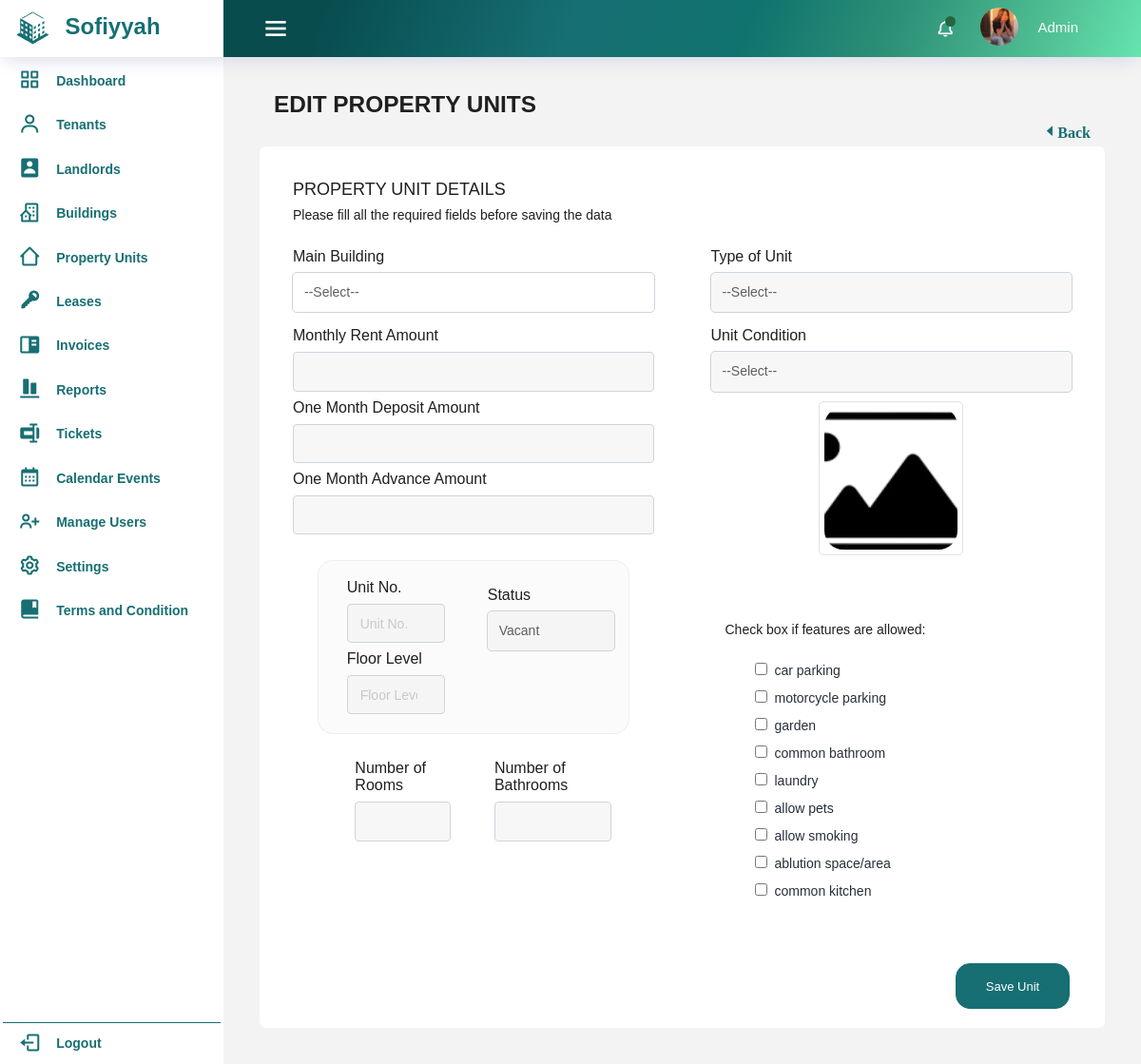
Page /property_units/edit_property_units.php (signed in) on the committed database.
### tables this page shows
CREATE TABLE `features` (
  `id` int(11) NOT NULL,
  `feature_name` varchar(255) NOT NULL,
  `created_at` timestamp NOT NULL DEFAULT current_timestamp(),
  `updated_at` timestamp NOT NULL DEFAULT current_timestamp() ON UPDATE current_timestamp()
);

### classes/reference.class.php (called while the page is built, shortened)
<?php
require_once 'database.php';
class Reference{
    protected $db;
    function __construct()
    {
        $this->db = new Database();
    }
  function get_unit_con(){
    $sql = "SELECT * FROM unit_condition;";
    $query=$this->db->connect()->prepare($sql);
    if($query->execute()){
        $data = $query->fetchAll();
    }
    return $data;
  }
}

### classes/database.php (called while the page is built)
<?php
class Database{
    private $host = 'localhost';
    private $username = 'root';
    private $password = '';
    private $database = 'test';
    protected $connection;
    function connect(){
        try
			{
				$this->connection = new PDO("mysql:host=$this->host;dbname=$this->database",
											$this->username, $this->password);
			}
			catch (PDOException $e)
			{
				echo "Connection error " . $e->getMessage();
			}
        return $this->connection;
    }
}
?>

### property_units/edit_property_units.php (the view, shortened to what this page needs)
<?php
  require_once '../includes/dbconfig.php';
  $property_units_obj = new Property_Units;
  require_once '../includes/header.php';
?>
<body>
<div class="container-scroller">
    <?php
      require_once '../includes/navbar.php';
    ?>
  <div class="container-fluid page-body-wrapper">
  <?php
        if (isset($_SESSION['user_type'])) {
            if ($_SESSION['user_type'] == 'landlord') {
                require_once '../alandlord-dash/landlord_sidebar.php';
            } elseif ($_SESSION['user_type'] == 'admin') {
                require_once '../includes/sidebar.php';
            }
        } else {
        }
    ?>
  <div class="main-panel">
    <div class="content-wrapper">
      <div class="row">
        <div class="col-md-12 pb-2">
          <div class="col-12 col-xl-8 mb-4 mb-xl-0">
            <h3 class="font-weight-bold">EDIT PROPERTY UNITS</h3>
          </div>
          <div class="add-page-container">
            <div class="col-md-2 d-flex justify-align-between float-right">
                <a href="property_units.php" class='bx bx-caret-left'>Back</a>
            </div>
          </div>
        </div>
      </div>
      <div class="card">
        <div class="card-body">
          <div class="row g-3">
            <div class="col-md-12">
              <div class="form-group-row">
                <div class="col">
                  <h4 class="table-title pt-3">PROPERTY UNIT DETAILS</h4>
                  <p class="table-title pb-3">Please fill all the required fields before saving the data</p>
                </div>
            </div>
            <form action="edit_property_units.php" method="post" class="needs-validation" id="add-property-units-form" onsubmit="return validateForm(event);" novalidate>
              <div class="row g-3">
                <div class="col-md-6">
                    <div class="form-group-row">
                        <div class="col">
                            <label for="main_property">Main Building</label>
                            <select class="form-control form-control-sm" placeholder="" id="main_property" name="main_property" required>
                                <option value="none">--Select--</option>
                                <?php
                                require_once '../classes/reference.class.php';
                                ?>
                            </select>
                        </div>
                    </div>
                </div>
                <div class="col-md-6">
                    <div class="form-group-row">
                        <div class="col">
                            <label for="unit_type">Type of Unit</label>
                            <select class="form-control form-control-sm" placeholder="" id="unit_type" name="unit_type" required>
                                <option value="none">--Select--</option>
                                <?php
                                require_once '../classes/reference.class.php';
                                ?>
                            </select>
                        </div>
                    </div>
                </div>
                <div class="col-md-6">
                  <div class="form-group-row">
                    <div class="col">
                      <label for="monthly_rent">Monthly Rent Amount</label>
                      <input type="number" class="form-control form-control-sm" id="monthly_rent" name="monthly_rent" step="0.01" value="<?php if(isset($_POST['monthly_rent'])) { echo $_POST['monthly_rent']; } else { echo $property_units_obj->monthly_rent; } ?>" required>
                    </div>
                  </div>
                  <div class="form-group-row pt-2">
                    <div class="col">
                      <label for="one_month_deposit">One Month Deposit Amount</label>
                      <input type="number" class="form-control form-control-sm" id="one_month_deposit" name="one_month_deposit" step="0.01" value="<?php if(isset($_POST['one_month_deposit'])) { echo $_POST['one_month_deposit']; } else { echo $property_units_obj->one_month_deposit; } ?>" required>
                    </div>
                  </div>
                  <div class="form-group-row pt-2">
                    <div class="col">
                      <label for="one_month_advance">One Month Advance Amount</label>
                      <input type="number" class="form-control form-control-sm" id="one_month_advance" name="one_month_advance" step="0.01" value="<?php if(isset($_POST['one_month_advance'])) { echo $_POST['one_month_advance']; } else { echo $property_units_obj->one_month_advance; } ?>" required>
                    </div>
                  </div>
                  <div class="pt-4">
                    <div class="card-d row g-3">
                      <div class="col-md-6">
                        <div class="form-group-row">
                          <div class="col-md-12">
                            <label for="unit_no">Unit No.</label>
                            <input class="form-control form-control-sm" placeholder="Unit No." type="text" id="unit_no" name="unit_no" required value="<?php echo $property_units_obj->unit_no; ?>">
                          </div>
                        </div>
                        <div class="form-group-row pt-2">
                          <div class="col-md-12">
                            <label for="floor_level">Floor Level</label>
                            <input class="form-control form-control-sm" placeholder="Floor Level" type="number" id="floor_level" name="floor_level" min="1" max="100" value="<?php echo $property_units_obj->floor_level; ?>">
                          </div>
                        </div>
                      </div>
                      <div class="col-md-6">
                        <div class="row g-3">
                          <div class="form-group-row pt-2">
                            <div class="col-md-12">
                              <label for="status">Status</label>
                              <select class="form-control form-control-sm" id="status" name="status">
                              <option value="Vacant" <?=($property_units_obj->status == 'Vacant') ? 'selected' : ''?>>Vacant</option>
                              </select>
                            </div>
                          </div>
                        </div>
                      </div>
                    </div>
                  </div>
                  <div class="d-flex pt-3">
                    <div id="room_fields">
                      <div class="col-md-12">
                        <div class="form-group-row">
                          <div class="p-2">
                            <label for="num_rooms" class="">Number of Rooms</label>
                            <input type="number" class="form-control form-control-sm" id="num_rooms" name="num_rooms" min="1" max="100" value="<?php echo $property_units_obj->num_rooms; ?>">
                          </div>
                        </div>
                      </div>
                    </div>
                    <div id="bathroom_fields">
                      <div class="col-md-12">
                        <div class="form-group-row">
                          <div class="p-2">
                            <label for="num_bathrooms" class="">Number of Bathrooms</label>
                            <input type="number" class="form-control form-control-sm" id="num_bathrooms" name="num_bathrooms" min="1" max="100" value="<?php echo $property_units_obj->num_bathrooms; ?>">
                          </div>
                        </div>
                      </div>
                    </div>
                  </div>
                </div>
                <div class="col-md-6">
                    <div class="form-group-row">
                      <div class="col">
                      <label for="unit_condition">Unit Condition</label>
                      <select class="form-control form-control-sm" placeholder="" id="unit_condition" name="unit_condition" onchange="updateUnitConditionPicture()">
                        <option value="none">--Select--</option>
                        <?php
                        require_once '../classes/reference.class.php';
                        $ref_obj = new Reference();
                        $ref = $ref_obj->get_unit_con();
                        ?>
                      </select>
                      <div class="image-container mb-3" style="margin-inline: 30%;">
                      <img id="unit_type_picture" src="../img/unit_conditions/<?php echo isset($ref[0]['unit_type_picture']) && $ref[0]['unit_type_picture'] !== '' ? $ref[0]['unit_type_picture'] : 'default-image.png'; ?>" alt="Unit Condition Picture" height="150px" width="100%">
                      </div>
                      </div>
                    </div>
                    <div class="w-100 pt-5">
                      <div class="form-group-row">
                        <div class="col d-flex">
                          <div class="col-lg-12">
                            <p>Check box if features are allowed:</p>
                            <div class="p-3">
                              <?php
                                $result = mysqli_query($conn, "SELECT id, feature_name FROM features");
                                $selected_features = isset($property_units_obj->pu_features) ? $property_units_obj->pu_features : array();
                                while ($row = mysqli_fetch_assoc($result)) {
                                  echo "<div class='col-sm-12 text-dark mb-1'>";
                                  echo "<input type='checkbox' class='checkmark req' id='feature" . $row['id'] . "' name='pu_features[]' value='" . $row['id'] . "'";
                                  if (isset($_POST['pu_features']) && in_array($row['id'], $_POST['pu_features'])) {
                                    echo ' checked';
                                  } elseif (is_array($selected_features) && in_array($row['id'], $selected_features)) {
                                    echo ' checked';
                                  }
                                  echo ">" . "<label class='pl-2 features'  for='feature" . $row['id'] . "'>" . $row['feature_name'] . "</label><br>";
                                  echo "</div>";
                                }
                              ?>
                            </div>
                          </div>
                        </div>
                      </div>
                    </div>
                  </div>
                </div>
              </div>
              <div class="pt-4">
                <input type="submit" class="btn btn-success btn-sm" value="Save Unit" name="save" id="save">
              </div>
          </div>
        </div>
    </div>
  </div>
</div>

### css/custom.css (style rules this page uses)
:root { --fs-7: 13.4px; --fs-8: 9.2px; --fw-300: 300; --fw-500: 500; --fw-600: 600; --fw-700: 700; }
img { vertical-align: middle; border-style: none; border-radius: 20px; object-fit: cover; }
.image-container { max-height: 100%; overflow-y: auto; }
.mb-4 { font-weight: bold; }
.bx.bx-caret-left { color: #176f73; font-size: 1rem; margin-left: auto; font-weight: bold; }
*, *::before, *::after { box-sizing: border-box; }
.add-page-container { margin-bottom: 1rem; }
input { box-shadow: 0px 4px 8px rgba(29, 65, 46, 0.2); }
.card-d { word-wrap: break-word; background-color: #b2b2b20d; border-radius: 1rem; margin: 3px auto 0px auto!important; padding-top: 3px; padding-bottom: 20px; width: 328px; border: 1px groove #0000000d; }
.d-flex.pt-3 { margin: 3px auto 0px auto!important; }
@media (min-width: 920px) { .d-flex.pt-3 { margin: 3px auto 0px auto!important; padding-right: 9%; padding-left: 9%; } }
@media (min-width: 1200px) { .d-flex.pt-3 { margin: 3px auto 0px auto!important; padding-right: 9%; padding-left: 14%; } }
.card { position: relative; display: flex; flex-direction: column; min-width: 0; word-wrap: break-word; background-color: #fff; background-clip: border-box; border: 1px solid rgba(0,0,0,.125); border-radius: 1rem; }
input#save { float: right; width: 7.5rem; height: 3rem; margin-right: 2rem; }
.image-container { display: inline-block; border: 1px solid #dee2e6; border-radius: 5px; padding: 5px; margin-top: 10px; object-fit: scale-down; }
.row>* { padding-left: calc(var(--bs-gutter-x) * .0); padding-right: calc(var(--bs-gutter-x) * .0); }
.req { color:red; }
:root { --fc-small-font-size: .85em!important; --fc-page-bg-color: #fff!important; --fc-neutral-bg-color: hsla(0,0%,82%,.3)!important; --fc-neutral-text-color: grey!important; --fc-border-color: #ddd!important; --fc-button-text-color: #fff!important; --fc-button-bg-color: #2c3e50!important; --fc-button-border-color: #879baf6b!important; --fc-button-hover-bg-color: #2d6465!important; --fc-button-hover-border-color: #2d6465!important; --fc-button-active-bg-color: #115845e8!important; --fc-button-active-border-color: #115845e8!important; --fc-event-bg-color: #c3d837!important; --fc-event-border-color: #c3d837!important; --fc-event-text-color: #01105d!important; --fc-event-selected-overlay-color: rgba(0, 0, 0, 0.4)!important; --fc-more-link-bg-color: #d0d0d0!important; --fc-more-link-text-color: inherit!important; --fc-event-resizer-thickness: 8px!important; --fc-event-resizer-dot-total-width: 8px!important; --fc-event-resizer-dot-border-width: 1px!important; --fc-non-business-color: hsla(0,0%,84%,.3)!important; --fc-bg-event-color: #8be347!important; --fc-bg-event-opacity: 0.3!important; --fc-highlight-color: rgba(168, 232, 245, 0.3)!important; --fc-today-bg-color: rgb(46 112 179 / 10%)!important; --fc-now-indicator-color: red; }
@media (min-width: 999px) { .features { width: 160px!important; font-size: 14px!important; padding-left: 2px!important; } }

### rows in the picture
features: feature_name "car parking"
features: feature_name "motorcycle parking"
features: feature_name "garden"
features: feature_name "common bathroom"
features: feature_name "laundry"
features: feature_name "allow pets"
features: feature_name "allow smoking"
features: feature_name "ablution space/area"
features: feature_name "common kitchen"

### other values in the picture
$_SESSION['username'] "Admin"
